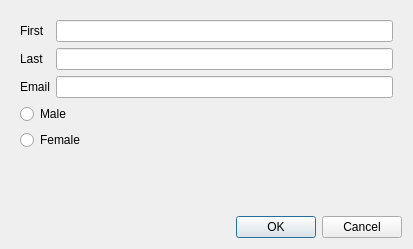
<?xml version="1.0" encoding="UTF-8"?>
<ui version="4.0">
 <class>Dialog</class>
 <widget class="QDialog" name="Dialog">
  <property name="geometry">
   <rect>
    <x>0</x>
    <y>0</y>
    <width>413</width>
    <height>249</height>
   </rect>
  </property>
  <property name="windowTitle">
   <string>Dialog</string>
  </property>
  <layout class="QVBoxLayout" name="verticalLayout_2">
   <item>
    <widget class="QStackedWidget" name="stackedWidget">
     <property name="currentIndex">
      <number>0</number>
     </property>
     <widget class="QWidget" name="page">
      <layout class="QVBoxLayout" name="verticalLayout">
       <item>
        <layout class="QGridLayout" name="gridLayout">
         <item row="0" column="0">
          <widget class="QLabel" name="lblFirst">
           <property name="text">
            <string>First</string>
           </property>
          </widget>
         </item>
         <item row="0" column="1">
          <widget class="QLineEdit" name="leFirst"/>
         </item>
         <item row="1" column="0">
          <widget class="QLabel" name="lblLast">
           <property name="text">
            <string>Last</string>
           </property>
          </widget>
         </item>
         <item row="1" column="1">
          <widget class="QLineEdit" name="leLast"/>
         </item>
         <item row="2" column="0">
          <widget class="QLabel" name="lblEmail">
           <property name="text">
            <string>Email</string>
           </property>
          </widget>
         </item>
         <item row="2" column="1">
          <widget class="QLineEdit" name="leEmail"/>
         </item>
        </layout>
       </item>
       <item>
        <widget class="QRadioButton" name="rbMale">
         <property name="text">
          <string>Male</string>
         </property>
        </widget>
       </item>
       <item>
        <widget class="QRadioButton" name="rbFemale">
         <property name="text">
          <string>Female</string>
         </property>
        </widget>
       </item>
       <item>
        <spacer name="verticalSpacer">
         <property name="orientation">
          <enum>Qt::Vertical</enum>
         </property>
         <property name="sizeHint" stdset="0">
          <size>
           <width>20</width>
           <height>40</height>
          </size>
         </property>
        </spacer>
       </item>
      </layout>
     </widget>
     <widget class="QWidget" name="page_2">
      <layout class="QVBoxLayout" name="verticalLayout_3">
       <item>
        <widget class="QLabel" name="label">
         <property name="text">
          <string>Notes</string>
         </property>
        </widget>
       </item>
       <item>
        <widget class="QPlainTextEdit" name="plainTextEdit"/>
       </item>
      </layout>
     </widget>
     <widget class="QWidget" name="page_3">
      <layout class="QHBoxLayout" name="horizontalLayout_2">
       <item>
        <widget class="QFrame" name="frame">
         <property name="frameShape">
          <enum>QFrame::StyledPanel</enum>
         </property>
         <property name="frameShadow">
          <enum>QFrame::Raised</enum>
         </property>
         <layout class="QHBoxLayout" name="horizontalLayout">
          <item>
           <widget class="QLabel" name="label_2">
            <property name="text">
             <string>Birthday</string>
            </property>
           </widget>
          </item>
          <item>
           <widget class="QDateEdit" name="dateEdit"/>
          </item>
         </layout>
        </widget>
       </item>
      </layout>
     </widget>
    </widget>
   </item>
   <item>
    <widget class="QDialogButtonBox" name="buttonBox">
     <property name="standardButtons">
      <set>QDialogButtonBox::Cancel|QDialogButtonBox::Ok</set>
     </property>
    </widget>
   </item>
  </layout>
 </widget>
 <resources/>
 <connections/>
</ui>
